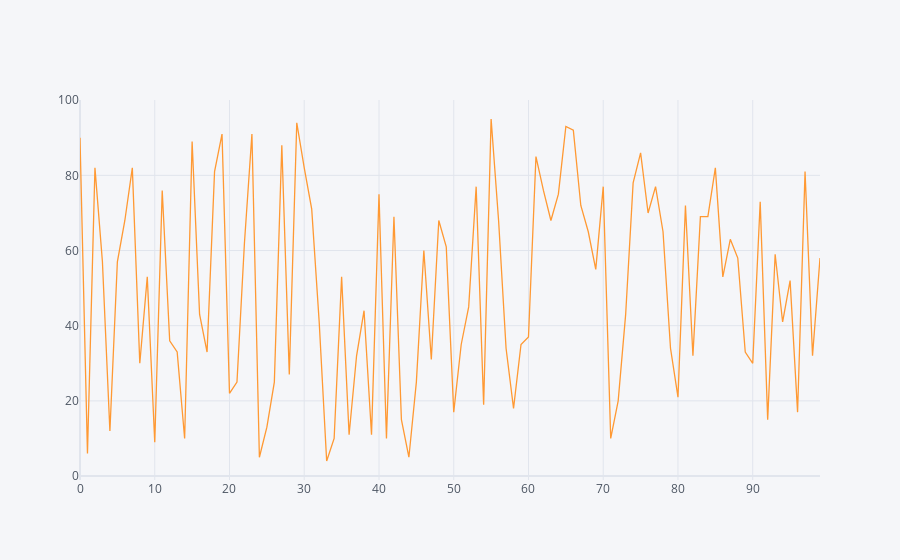

The notebook cell this image was saved under:
### Code cell
df1.iplot()

### Figure 1 — Plotly figure (JSON) as saved in the notebook; plotly's stock layout.template omitted (floating-point values rounded to 4 significant figures)
{"data": [{"line": {"color": "rgba(255, 153, 51, 1.0)", "dash": "solid", "shape": "linear", "width": 1.3}, "mode": "lines", "name": "0", "text": "", "type": "scatter", "x": [0, 1, 2, 3, 4, 5, 6, 7, 8, 9, 10, 11, 12, 13, 14, 15, 16, 17, 18, 19, 20, 21, 22, 23, 24, 25, 26, 27, 28, 29, 30, 31, 32, 33, 34, 35, 36, 37, 38, 39, 40, 41, 42, 43, 44, 45, 46, 47, 48, 49, 50, 51, 52, 53, 54, 55, 56, 57, 58, 59, 60, 61, 62, 63, 64, 65, 66, 67, 68, 69, 70, 71, 72, 73, 74, 75, 76, 77, 78, 79, 80, 81, 82, 83, 84, 85, 86, 87, 88, 89, 90, 91, 92, 93, 94, 95, 96, 97, 98, 99], "y": [90, 6, 82, 57, 12, 57, 68, 82, 30, 53, 9, 76, 36, 33, 10, 89, 43, 33, 81, 91, 22, 25, 62, 91, 5, 13, 25, 88, 27, 94, 82, 71, 41, 4, 10, 53, 11, 32, 44, 11, 75, 10, 69, 15, 5, 25, 60, 31, 68, 61, 17, 35, 45, 77, 19, 95, 68, 34, 18, 35, 37, 85, 76, 68, 75, 93, 92, 72, 65, 55, 77, 10, 20, 43, 78, 86, 70, 77, 65, 34, 21, 72, 32, 69, 69, 82, 53, 63, 58, 33, 30, 73, 15, 59, 41, 52, 17, 81, 32, 58]}], "layout": {"legend": {"bgcolor": "#F5F6F9", "font": {"color": "#4D5663"}}, "paper_bgcolor": "#F5F6F9", "plot_bgcolor": "#F5F6F9", "title": {"font": {"color": "#4D5663"}}, "xaxis": {"gridcolor": "#E1E5ED", "showgrid": true, "tickfont": {"color": "#4D5663"}, "title": {"font": {"color": "#4D5663"}, "text": ""}, "zerolinecolor": "#E1E5ED"}, "yaxis": {"gridcolor": "#E1E5ED", "showgrid": true, "tickfont": {"color": "#4D5663"}, "title": {"font": {"color": "#4D5663"}, "text": ""}, "zerolinecolor": "#E1E5ED"}}}
